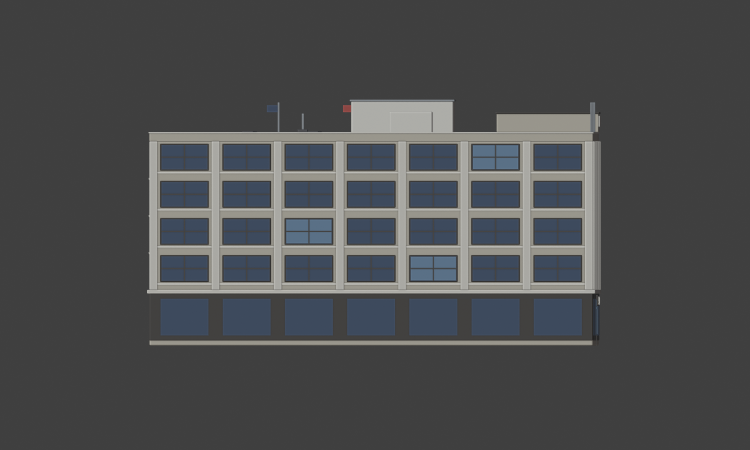
#> input picture artifacts/500-third/500-third-east.png, 1500 x 900 px (shown at 1/2 size); its folder holds only this picture in this run
$ python make_contact_sheet.py
#> lines starting #> are read from the running program, lines starting #| are printed output that depends on the picture
"""Compose the 500 Third Street review contact sheet from the rendered tiles.

    python3 make_contact_sheet.py [--dir DIR] [--prefix 500-third]

Plain Pillow rather than Blender's compositor: Blender 5.x replaced
`Scene.node_tree` with a compositing node group, and a 3x3 photo montage is not
worth a version-sensitive dependency.

The top view gets the hero slot, because for this asset the roof is the facade.
"""

import argparse
import os

from PIL import Image, ImageDraw, ImageFont

CELL = (700, 470)
COLS = 3
BG = (219, 205, 176)
INK = (58, 53, 48)
TILES = [
    ("top", "TOP — roof plan: bulkhead, walkway, plant rows"),
    ("aerial", "AERIAL 3/4 — north corner (3rd x Bryant), 40 deg down"),
    ("night", "NIGHT — crown sign band + scattered lit bays"),
    ("north", "3rd STREET elevation (NE) — 9 bays, entry, 500"),
    ("east", "SOUTH-EAST elevation — 7 bays over the parking lot"),
    ("south", "RITCH STREET elevation (SW) — the service rear"),
    ("west", "BRYANT STREET elevation (NW) — 7 bays"),
]


def font(size):
    for path in (
        "/System/Library/Fonts/Supplemental/Arial Bold.ttf",
        "/System/Library/Fonts/Helvetica.ttc",
    ):
        if os.path.exists(path):
            try:
                return ImageFont.truetype(path, size)
            except OSError:
                pass
    return ImageFont.load_default()


def main():
    here = os.path.dirname(os.path.abspath(__file__))
    ap = argparse.ArgumentParser()
    ap.add_argument("--dir", default=here)
    ap.add_argument("--prefix", default="500-third")
    args = ap.parse_args()

    present = [
        (name, label)
        for name, label in TILES
        if os.path.exists(os.path.join(args.dir, f"{args.prefix}-{name}.png"))
    ]
    rows = (len(present) + COLS - 1) // COLS
    sheet = Image.new("RGB", (CELL[0] * COLS, CELL[1] * rows), BG)
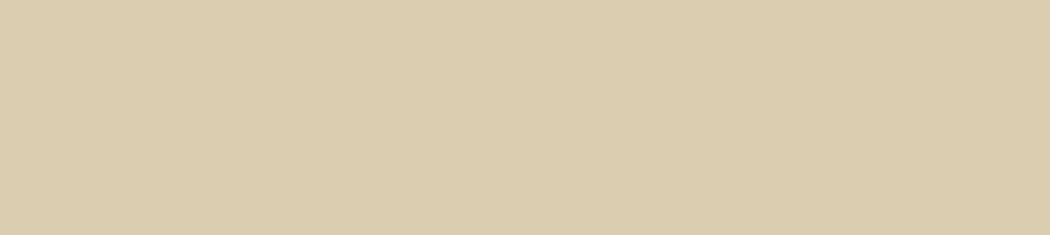
#> sheet: PIL image 2100x470 RGB (shown at 1/2 size); mean R, G, B 219, 205, 176
    draw = ImageDraw.Draw(sheet)
    fnt = font(19)

    for i, (name, label) in enumerate(present):
        img = Image.open(os.path.join(args.dir, f"{args.prefix}-{name}.png")).convert("RGB")
        img.thumbnail((CELL[0] - 16, CELL[1] - 46), Image.LANCZOS)
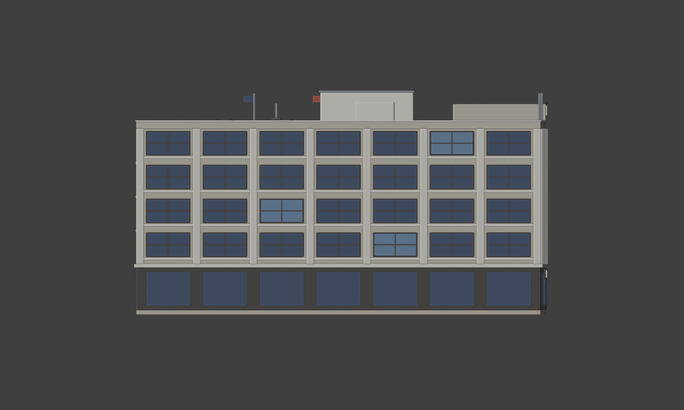
#> img: PIL image 684x410 RGB; mean R, G, B 75.1, 76.5, 77.8
        col, row = i % COLS, i // COLS
        ox = col * CELL[0] + (CELL[0] - img.width) // 2
#> ox = 8
        oy = row * CELL[1] + 34 + (CELL[1] - 46 - img.height) // 2
#> oy = 41
        sheet.paste(img, (ox, oy))
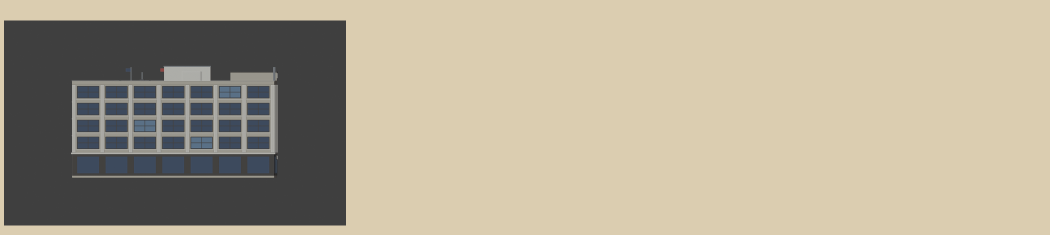
#> sheet: PIL image 2100x470 RGB (shown at 1/2 size); mean R, G, B 178.1, 168.5, 148.1
        draw.text((col * CELL[0] + 14, row * CELL[1] + 10), label, font=fnt, fill=INK)

    out = os.path.join(args.dir, f"{args.prefix}-contact-sheet.png")
    sheet.save(out)
    print(f"[sheet] {out} ({len(present)} tiles)")


if __name__ == "__main__":
    main()

$ run again, on artifacts/500-third/500-third-south.png
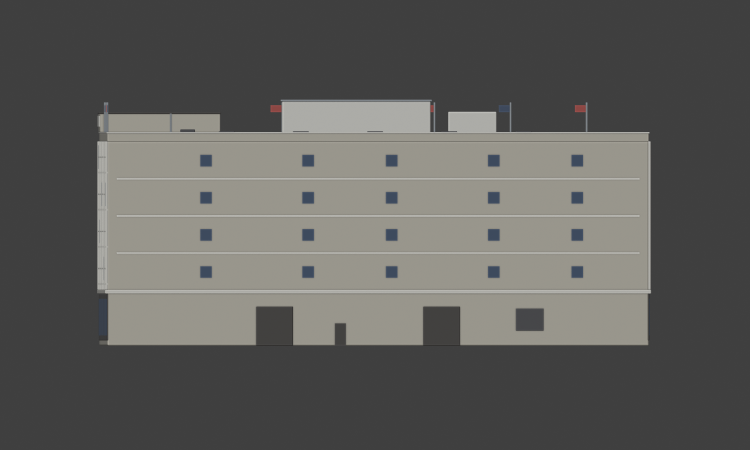
#> input picture artifacts/500-third/500-third-south.png, 1500 x 900 px (shown at 1/2 size)
#> in main, `img.thumbnail((CELL[0] - 16, CELL[1] - 46), Image.LANCZOS)`:
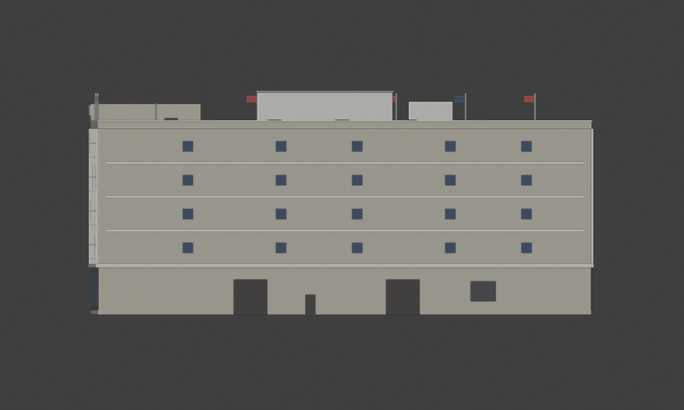
#> img: PIL image 684x410 RGB; mean R, G, B 95, 94.2, 91.2
#> in main, `sheet.paste(img, (ox, oy))`:
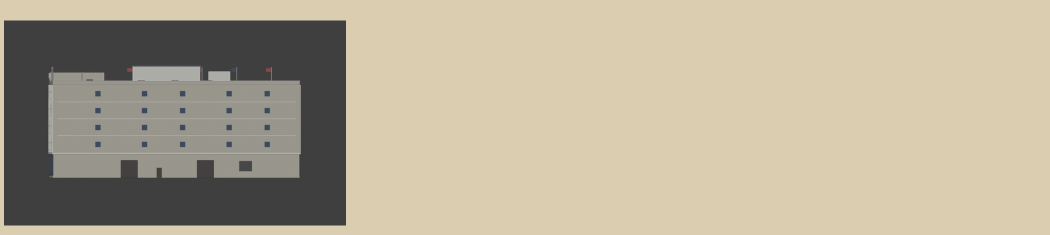
#> sheet: PIL image 2100x470 RGB (shown at 1/2 size); mean R, G, B 183.8, 173.5, 151.9
